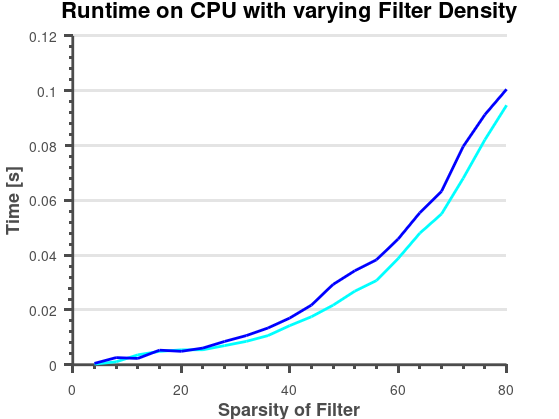

Reproduce this figure in MATLAB.
clear;
clc;
close all;

data = importdata('eval_time_conv.txt');

res = data(:,1)';
dc = data(:,2)';
sc = data(:,3)';
dbpf = data(:,4)';
sbpf = data(:,5)';
dbpi = data(:,6)';
sbpi = data(:,7)';

hold on;

hTitle  = title ('Runtime on CPU with varying Filter Density');
hXLabel = xlabel('Sparsity of Filter', 'FontSize',13);
hYLabel = ylabel('Time [s]', 'FontSize',13);
plot(res, dc, 'c','LineWidth',2);
plot(res, sc, 'b','LineWidth',2);
%plot(res, dbpf, 'g','LineWidth',2);
%plot(res, sbpf, 'r','LineWidth',2);
%plot(res, dbpi, 'k','LineWidth',2);
%plot(res, sbpi, 'm','LineWidth',2);
%hLegend = legend('dense conv', 'sparse conv', 'dense bp filter', 'sparse bp filter', 'dense bp input', 'sparse bp input')


set( gca                       , ...
    'FontName'   , 'Helvetica' );
%set([hTitle, hXLabel, hYLabel], ...
%    'FontName'   , 'AvantGarde');
% set([hLegend, gca]             , ...
%     'FontSize'   , 14          , ...
%     'Box', 'off');
set([hXLabel, hYLabel]  , ...
    'fontweight','Bold'       , ...
    'FontSize'   , 13          );
set( hTitle                    , ...
    'FontSize'   , 16          );

set(gca, ...
  'Box'         , 'off'     , ...
  'TickDir'     , 'out'     , ...
  'TickLength'  , [.02 .02] , ...
  'XMinorTick'  , 'on'      , ...
  'YMinorTick'  , 'on'      , ...
  'YGrid'       , 'on'      , ...
  'XGrid'       , 'off'      , ...
  'XColor'      , [.3 .3 .3], ...
  'YColor'      , [.3 .3 .3], ...
  'LineWidth'   , 2         );

set(gcf, 'PaperPositionMode', 'auto');
print -depsc2 'eval_time_conv.eps'
